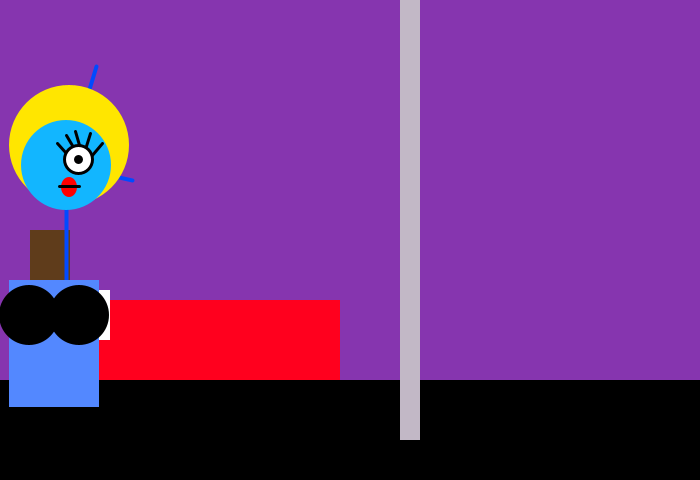
Frame 1 (no input)
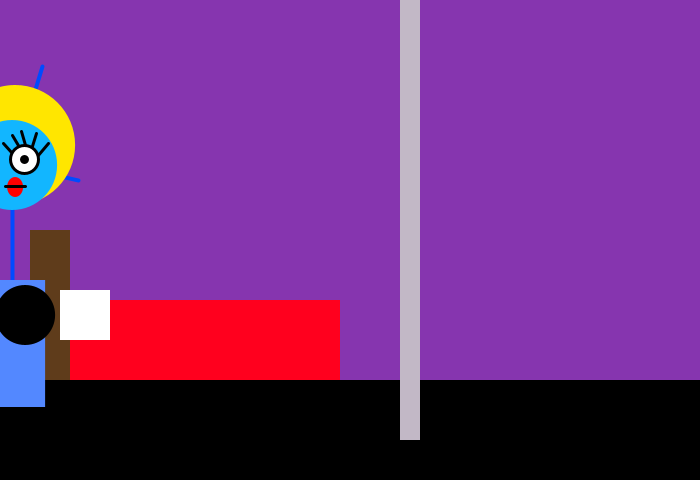
Frame 60 (the mouse pressed at the canvas centre just before this capture)
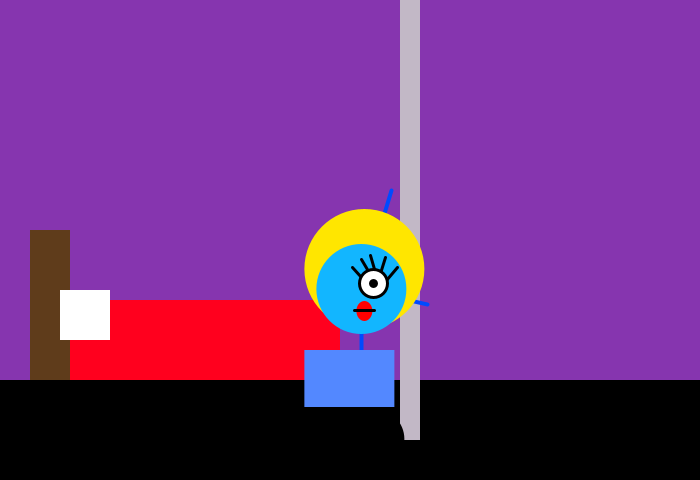
Frame 120 (the mouse held since frame 60 and released just before this capture)

The Processing sketch that drew these frames (run headless with seeded random() and noise(); from frame 60 on, the mouse is pressed at the canvas centre):

// Processing sketch: processing_38931
// ── processing_38931.pde

// Robot 3: Response from "Getting Started with Processing" 
// by Reas & Fry. O'Reilly / Make 2010

float x = 60;          // X-coordinate
float y = 440;         // Y-coordinate
int radius = 45;       // Head Radius
int bodyHeight = 160;  // Body Height
int neckHeight = 70;   // Neck Height


float easing = 0.1;

void setup() {
  size(700, 480);

  smooth();
  strokeWeight(2);
  ellipseMode(RADIUS);
}

void draw() {
  
  background(134,53,175);
  fill(255,0,30);
  noStroke();
  rect(40,300,300,80);
  fill(95,60,27);
  rect(30,230,40,150);
  fill(255);
  noStroke();
  rect (60,290,50,50);
  fill(0);
  rect(0,380,700,100);
  fill(194,184,198);
  rect(400,0,20,440);
  
  int targetX = mouseX;
  x += (targetX - x) * easing;
    
  if (mousePressed) {
    neckHeight = 16;
    bodyHeight = 90; 
  } else {
    neckHeight = 70;
    bodyHeight = 160; 
  }
  
  float ny = y - bodyHeight - neckHeight - radius;
  
  
  
  // Neck
  stroke(0,74,255);
  strokeWeight(4);
  line(x+12, y-bodyHeight, x+12, ny); 

  // Antennae
  line(x+12, ny, x-18, ny-43);
  line(x+12, ny, x+42, ny-99);
  line(x+12, ny, x+78, ny+15);

  // Body
  noStroke();
  fill(83,136,255);
  rect(x-45, y-bodyHeight, 90, bodyHeight-33);
  fill(0);
  ellipse(x+25,ny+150,30,30);
  ellipse(x-25,ny+150,30,30);
  
  

  // Head
  fill(255,230,0);
  ellipse(x+15,ny-20,60,60);
  fill(18,182,255);
  ellipse(x+12, ny, radius, radius); 
  fill(255,0,0);
  ellipse(x+15,ny+22,8,10);
  stroke(0);
  strokeWeight(3);
  line(x+5,ny+21,x+25,ny+21);
  line(x+12,ny-12,x+3,ny-22);
  line(x+28,ny-3,x+12,ny-30);
  line(x+30,ny-3,x+21,ny-34);
  line(x+26,ny,x+36,ny-32);
  line(x+26,ny+4,x+48,ny-22);
  fill(255);
  ellipse(x+24, ny-6, 14, 14);
  fill(0);
  ellipse(x+24, ny-6, 3, 3);
}
